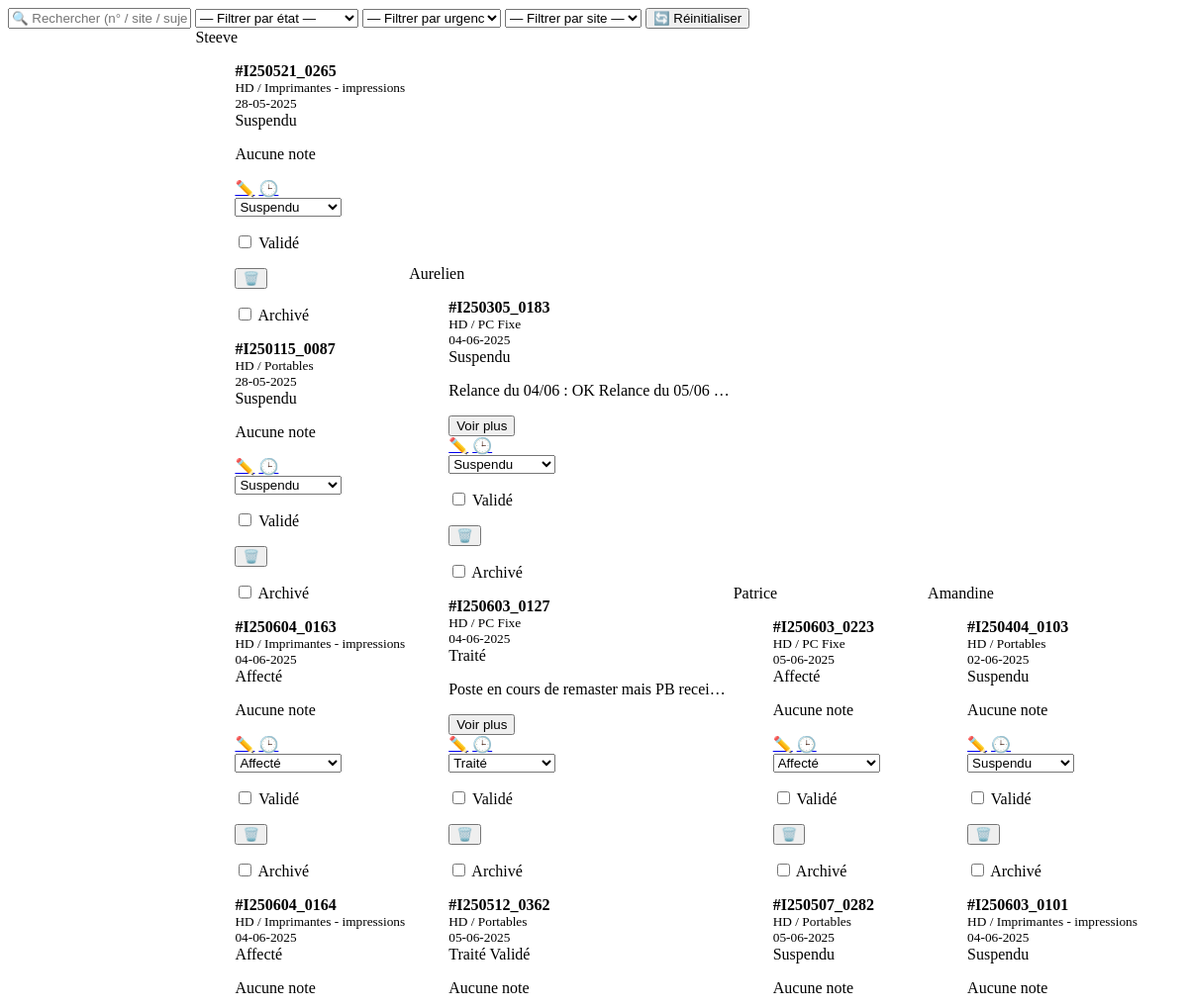
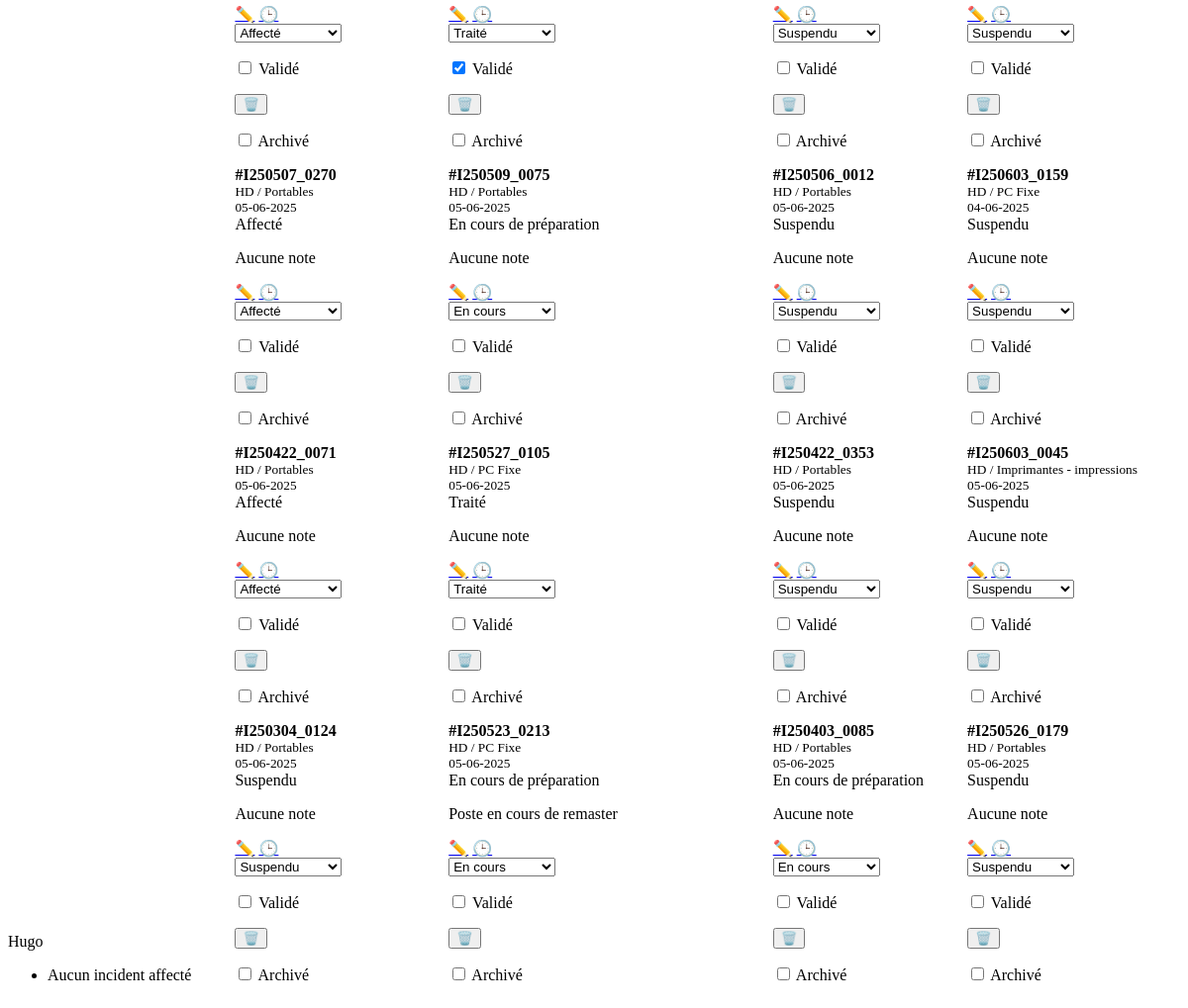
/api/home-content (signed in), run on the app's committed database (2 pictures, top to bottom).
### tables this page shows
CREATE TABLE techniciens (id INTEGER PRIMARY KEY AUTOINCREMENT, prenom TEXT UNIQUE NOT NULL, role TEXT DEFAULT 'technicien', password TEXT);

CREATE TABLE incidents (
                id INTEGER PRIMARY KEY AUTOINCREMENT,
                numero TEXT, site TEXT, sujet TEXT,
                urgence TEXT, collaborateur TEXT,
                etat TEXT, notes TEXT, valide INTEGER,
                date_affectation TEXT,
                archived INTEGER DEFAULT 0
            );

### app.py (the view)
@app.route("/api/home-content")
def home_content_api():
    if "user" not in session:
        return "", 403
    db = get_db()
    if session["role"] == "admin":
        incidents = db.execute("SELECT * FROM incidents WHERE archived=0").fetchall()
        techniciens = db.execute("SELECT * FROM techniciens").fetchall()
    else:
        incidents = db.execute(
            "SELECT * FROM incidents WHERE LOWER(collaborateur)=LOWER(?) AND archived=0",
            (session["user"],),
        ).fetchall()
        techniciens = []
    return render_template(
        "home_content.html",
        incidents=incidents,
        user=session["user"],
        role=session["role"],
        techniciens=techniciens,
    )

### app.py (called while the page is built)
def get_db():
    conn = sqlite3.connect(DB)
    conn.row_factory = sqlite3.Row
    return conn

@app.template_filter("format_date")
def format_date(d):
    try:
        return datetime.strptime(d, "%Y-%m-%d").strftime("%d-%m-%Y")
    except:
        return d

@app.before_request
def renew_session():
    session.permanent = True

### templates/home_content.html (shortened to what this page needs)
{% if role == 'admin' %}
  <div class="mb-4 d-flex flex-wrap align-items-center gap-2">
    <input
      id="searchInput"
      type="text"
      class="form-control"
      style="max-width: 300px;"
      placeholder="🔍 Rechercher (n° / site / sujet)"
    />
    <select id="filterEtat" class="form-select" style="max-width: 180px;">
      <option value="">— Filtrer par état —</option>
    </select>
    <select id="filterUrgence" class="form-select" style="max-width: 140px;">
      <option value="">— Filtrer par urgence —</option>
    </select>
    <select id="filterSite" class="form-select" style="max-width: 200px;">
      <option value="">— Filtrer par site —</option>
    </select>
    <button id="clearFiltersBtn" class="btn btn-outline-secondary btn-sm">
      🔄 Réinitialiser
    </button>
  </div>
  <div
    class="row flex-nowrap gx-3"
    id="drag-root"
    style="overflow-x: auto; white-space: nowrap;"
  >
    {% for tech in techniciens %}
      <div
        class="col-md-6 col-lg-3 mb-4 drag-col"
        data-technicien="{{ tech.prenom }}"
        style="flex: 0 0 auto; display: inline-block;"
      >
        <div class="card shadow-sm h-100">
          <div class="card-header text-center fw-bold">
            {{ tech.prenom }}
          </div>
          <ul
            class="list-group list-group-flush incident-list"
            data-technicien="{{ tech.prenom }}"
          >
            {% set tech_incidents = incidents
                 | selectattr("collaborateur", "equalto", tech.prenom)
                 | list %}
            {% if tech_incidents|length > 0 %}
              {% for i in tech_incidents %}
                <li
                  class="list-group-item incident-card"
                  draggable="true"
                  data-id="{{ i.id }}"
                  id="incident-{{ i.id }}"
                  data-numero="{{ i.numero|lower }}"
                  data-site="{{ i.site|lower }}"
                  data-sujet="{{ i.sujet|lower }}"
                  data-urgence="{{ i.urgence|lower }}"
                  data-etat="{{ i.etat|lower }}"
                >
                  <strong>#{{ i.numero }}</strong><br>
                  <small>{{ i.site }} / {{ i.sujet }}</small><br>
                  <small>{{ i.date_affectation|format_date }}</small><br>
                  <span class="badge badge-{{ i.etat.split(' ')[0] }} text-white">
                    {{ i.etat }}
                  </span>
                  {% if i.valide %}
                    <span class="badge bg-purple">Validé</span>
                  {% endif %}<br>
                  {% set note_limit = 40 %}
                  {% set note_content = i.notes.strip() if i.notes else '' %}
                  <div class="note-container">
                    {% if note_content %}
                      {% if note_content|length <= note_limit %}
                        <p class="fst-italic small text-muted">
                          {{ note_content }}
                        </p>
                      {% else %}
                        <p class="fst-italic small text-muted"
                           id="note-trunc-{{ i.id }}">
                          {{ note_content[:note_limit] }}…
                        </p>
                        <button
                          type="button"
                          class="btn btn-link btn-sm toggle-note"
                          data-id="{{ i.id }}"
                          id="btn-{{ i.id }}"
                        >
                          Voir plus
                        </button>
                      {% endif %}
                    {% else %}
                      <p class="fst-italic small text-muted">Aucune note</p>
                    {% endif %}
                  </div>
                  <div class="mt-2 d-flex flex-wrap gap-1">
                    <a
                      href="{{ url_for('edit_note', id=i.id) }}"
                      class="btn btn-sm btn-outline-secondary"
                      title="Modifier la note"
                    >✏️</a>
                    <a
                      href="{{ url_for('historique', id=i.id) }}"
                      class="btn btn-sm btn-outline-info"
                      title="Voir historique"
                    >🕒</a>
                    <form
                      method="post"
                      action="{{ url_for('update_etat', id=i.id) }}"
                      class="d-inline ajax-form"
                    >
                      <select
                        name="etat"
                        class="form-select form-select-sm"
                        onchange="this.form.submit()"
                        title="Changer l'état"
                      >
                        <option
                          value="Affecté"
                          {% if i.etat == 'Affecté' %}selected{% endif %}
                        >Affecté</option>
                        <option
                          value="En cours de préparation"
                          {% if i.etat == 'En cours de préparation' %}selected{% endif %}
                        >En cours</option>
                        <option
                          value="Traité"
                          {% if i.etat == 'Traité' %}selected{% endif %}
                        >Traité</option>
                        <option
                          value="Suspendu"
                          {% if i.etat == 'Suspendu' %}selected{% endif %}
                        >Suspendu</option>
                      </select>
                    </form>
                    <form
                      method="post"
                      action="{{ url_for('valider', id=i.id) }}"
                      class="d-inline ajax-form"
                    >
                      <input
                        type="checkbox"
                        name="valide"
                        onchange="this.form.submit()"
                        {% if i.valide %}checked{% endif %}
                        title="Valider"
                      />
                      <label class="small">Validé</label>
                    </form>
                    <form
                      method="post"
                      action="{{ url_for('delete', id=i.id) }}"
                      class="d-inline ajax-form"
                    >
                      <button
                        type="submit"
                        class="btn btn-sm btn-outline-danger"
                        title="Supprimer"
                      >🗑️</button>
                    </form>
                    <form
                      method="post"
                      action="{{ url_for('archive', id=i.id) }}"
                      class="d-inline ajax-form"
                    >
                      <input
                        type="checkbox"
                        name="archived"
                        onchange="this.form.submit()"
                        title="Archiver"
                      />
                      <label class="small">Archivé</label>
                    </form>
                  </div>
                </li>
              {% endfor %}
            {% else %}
              <li class="list-group-item text-muted fst-italic text-center empty-placeholder">
                Aucun incident affecté
              </li>
            {% endif %}
          </ul>
        </div>
      </div>
    {% endfor %}
  </div>
{% endif %}

### data on the page
techniciens: prenom "Hugo", shows "Aucun incident affecté"
techniciens: prenom "Steeve"
incidents: numero "I250521_0265", site "HD", sujet "Imprimantes - impressions", date_affectation "28-05-2025", etat "Suspendu", shows "Aucune note"
incidents: numero "I250115_0087", site "HD", sujet "Portables", date_affectation "28-05-2025", etat "Suspendu", shows "Aucune note"
incidents: numero "I250604_0163", site "HD", sujet "Imprimantes - impressions", date_affectation "04-06-2025", etat "Affecté", shows "Aucune note"
incidents: numero "I250604_0164", site "HD", sujet "Imprimantes - impressions", date_affectation "04-06-2025", etat "Affecté", shows "Aucune note"
incidents: numero "I250507_0270", site "HD", sujet "Portables", date_affectation "05-06-2025", etat "Affecté", shows "Aucune note"
incidents: numero "I250422_0071", site "HD", sujet "Portables", date_affectation "05-06-2025", etat "Affecté", shows "Aucune note"
incidents: numero "I250304_0124", site "HD", sujet "Portables", date_affectation "05-06-2025", etat "Suspendu", shows "Aucune note"
techniciens: prenom "Aurelien"
incidents: numero "I250305_0183", site "HD", sujet "PC Fixe", date_affectation "04-06-2025", etat "Suspendu", note_content "Relance du 04/06 : OK Relance du 05/06"
incidents: numero "I250603_0127", site "HD", sujet "PC Fixe", date_affectation "04-06-2025", etat "Traité", note_content "Poste en cours de remaster mais PB recei"
incidents: numero "I250512_0362", site "HD", sujet "Portables", date_affectation "05-06-2025", etat "Traité", shows "Validé", shows "Aucune note", valide "☑"
incidents: numero "I250509_0075", site "HD", sujet "Portables", date_affectation "05-06-2025", etat "En cours de préparation", shows "Aucune note", etat "En cours"
incidents: numero "I250527_0105", site "HD", sujet "PC Fixe", date_affectation "05-06-2025", etat "Traité", shows "Aucune note"
incidents: numero "I250523_0213", site "HD", sujet "PC Fixe", date_affectation "05-06-2025", etat "En cours de préparation", notes "Poste en cours de remaster", etat "En cours"
techniciens: prenom "Patrice"
incidents: numero "I250603_0223", site "HD", sujet "PC Fixe", date_affectation "05-06-2025", etat "Affecté", shows "Aucune note"
incidents: numero "I250507_0282", site "HD", sujet "Portables", date_affectation "05-06-2025", etat "Suspendu", shows "Aucune note"
incidents: numero "I250506_0012", site "HD", sujet "Portables", date_affectation "05-06-2025", etat "Suspendu", shows "Aucune note"
incidents: numero "I250422_0353", site "HD", sujet "Portables", date_affectation "05-06-2025", etat "Suspendu", shows "Aucune note"
incidents: numero "I250403_0085", site "HD", sujet "Portables", date_affectation "05-06-2025", etat "En cours de préparation", shows "Aucune note", etat "En cours"
techniciens: prenom "Amandine"
incidents: numero "I250404_0103", site "HD", sujet "Portables", date_affectation "02-06-2025", etat "Suspendu", shows "Aucune note"
incidents: numero "I250603_0101", site "HD", sujet "Imprimantes - impressions", date_affectation "04-06-2025", etat "Suspendu", shows "Aucune note"
incidents: numero "I250603_0159", site "HD", sujet "PC Fixe", date_affectation "04-06-2025", etat "Suspendu", shows "Aucune note"
incidents: numero "I250603_0045", site "HD", sujet "Imprimantes - impressions", date_affectation "05-06-2025", etat "Suspendu", shows "Aucune note"
incidents: numero "I250526_0179", site "HD", sujet "Portables", date_affectation "05-06-2025", etat "Suspendu", shows "Aucune note"
